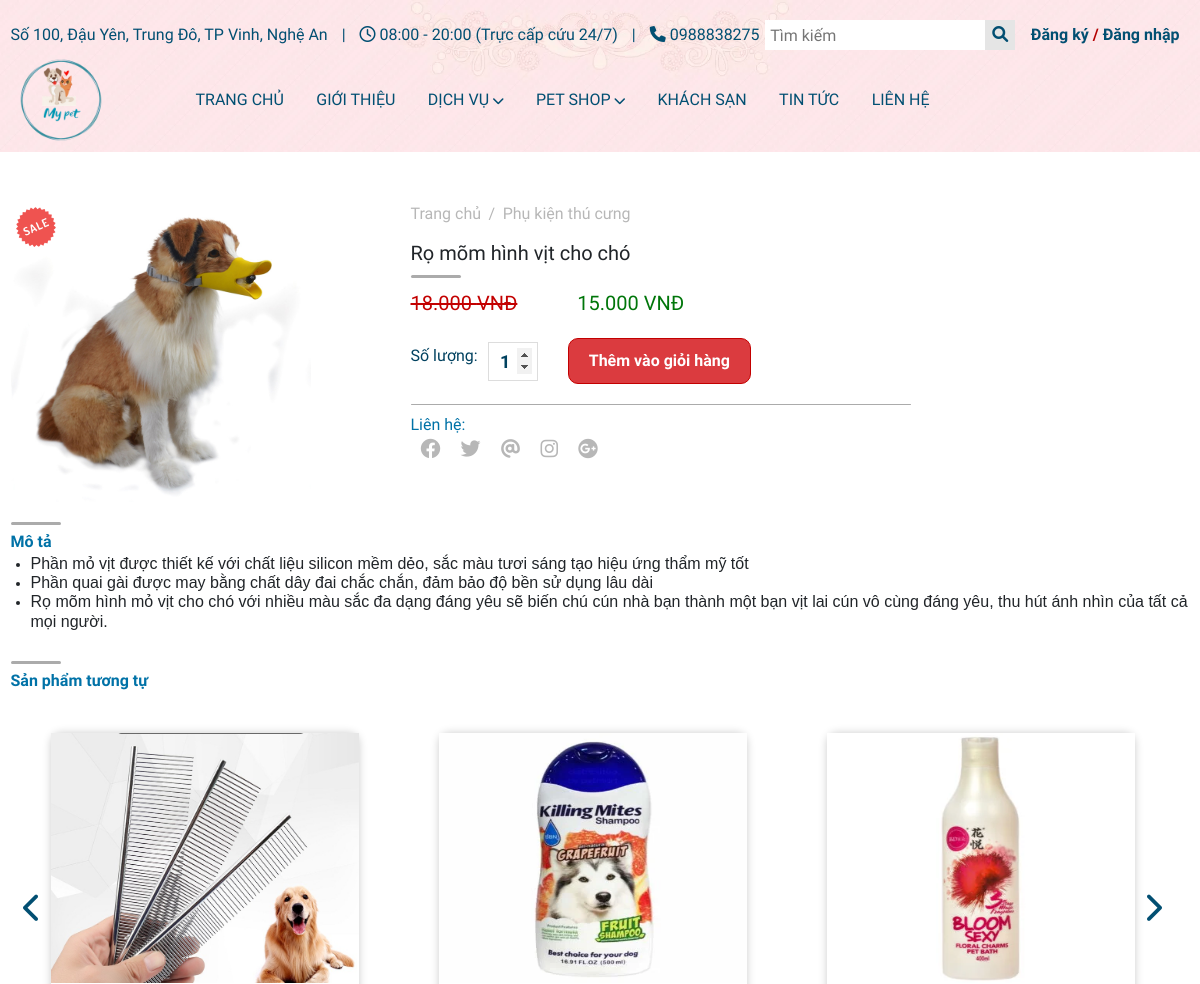
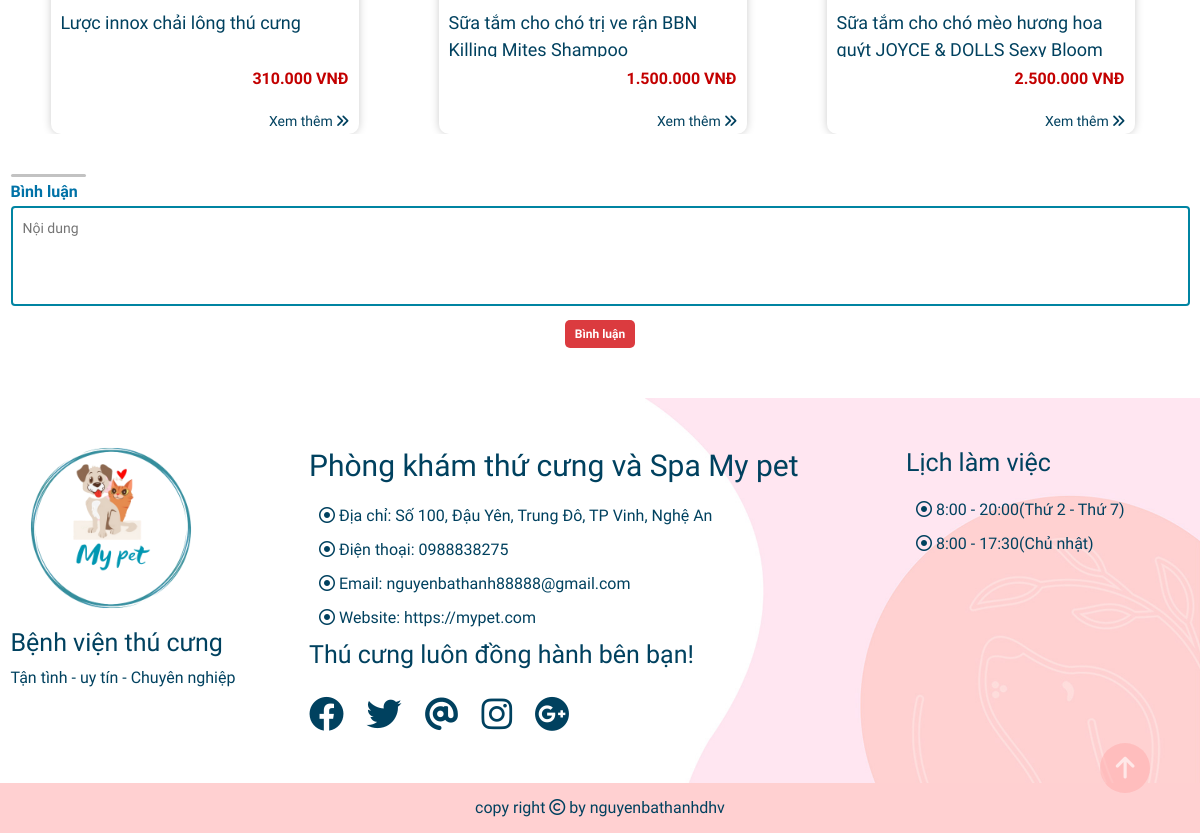
/detail.php?id_shop=7, run on the app's committed database (2 pictures, top to bottom).
### tables this page shows
CREATE TABLE `shop` (
  `id_shop` int(11) NOT NULL,
  `title` varchar(255) NOT NULL,
  `content` longtext NOT NULL,
  `price` int(11) NOT NULL,
  `promotion` int(11) NOT NULL,
  `image` varchar(255) NOT NULL,
  `id_category` int(11) NOT NULL,
  `status_shop` int(11) NOT NULL,
  `slug` varchar(255) NOT NULL
);

CREATE TABLE `category_shop` (
  `id` int(11) NOT NULL,
  `category_title` varchar(255) NOT NULL,
  `slider` varchar(255) NOT NULL,
  `status_category_shop` int(11) NOT NULL,
  `slug` varchar(255) NOT NULL
);

### detail.php (the view, shortened to what this page needs)
<?php
include './include/config.php';
if (isset($_GET['id_shop'])) {
    $id = $_GET['id_shop'];
    $sql_pet = "SELECT * FROM shop a join category_shop b on a.id_category = b.id WHERE a.id_shop = $id";
    $query_pet = $conn->prepare($sql_pet);
    $query_pet->execute();
    $result_pet = $query_pet->fetch(PDO::FETCH_OBJ);
}
$show = $result_pet->id;
$sql_shop = "SELECT * FROM shop a join category_shop b on a.id_category = b.id WHERE b.id = $show  ";
$query_shop = $conn->prepare($sql_shop);
$query_shop->execute();
$result_shop = $query_shop->fetchAll(PDO::FETCH_OBJ);
?>
<!DOCTYPE html>
<html lang="en">
<head>
    <?php
    include "./include/link-css.php";
    ?>
</head>
<body>
    <?php
    include "./include/header.php";
    ?>
    <div class="main-detail">
        <div class="container">
            <div class="detail-product">
                <div class="detail-product-img">
                    <img src="<?php echo $result_pet->image ?>" alt="image">
                </div>
                <div class="detail-product-detail">
                    <div class="detail-back-home">
                        <a href="./index.php">Trang chủ</a>
                        <span>/</span>
                        <a href="#"><?php echo $result_pet->category_title ?></a>
                    </div>
                    <h5 class="detail-title"><?php echo $result_pet->title ?></h5>
                    <div class="detail-line"></div>
                    <div class="detail-price">
                        <?php if ($result_pet->promotion > 0) { ?>
                        <p class="price price-desc"><?php echo number_format($result_pet->price, 0, ",", ".") ?> VNĐ</p>
                        <p class="promotion"><?php echo number_format($result_pet->promotion, 0, ",", ".") ?> VNĐ</p>
                        <div class="promotion-img-detail">
                            <img src="./image/sale.png" alt="sale" class="sale-promotion-detail">
                        </div>
                        <?php } else { ?>
                        <p class="promotion"><?php echo number_format($result_pet->price, 0, ",", ".") ?> VNĐ</p>
                        <?php } ?>
                    </div>
                    <div class="number-product">
                        <form action="cart.php?action=add" id="form-detail" method="POST">
                            <div class="buttons_added">
                                <p>Số lượng:</p>
                                <input class="input-qty" min="1" name="quantity[<?php echo $result_pet->id_shop ?>]"
                                    type="number" value="1">
                            </div>
                            <div class="btn-add-store">
                                <?php if (isset($_COOKIE['logins_id'])) { ?>
                                <input type="submit" value="Thêm vào giỏi hàng" name="btn-add-cart">
                                <?php } else { ?>
                                <input type="submit" disabled="disabled" value="Thêm vào giỏi hàng" name="btn-add-cart">
                                <?php } ?>
                            </div>
                        </form>
                    </div>
                    <div class="detail-line-under"></div>
                    <div class="contact-title">
                        <h5>Liên hệ:</h5>
                    </div>
                    <div class="contact-detail">
                        <a target="_blank" href="https://www.facebook.com/ThanhMBlue/" class="facebook"><i
                                class="fab fa-facebook"></i></a>
                        <a target="_blank" href="https://www.facebook.com/ThanhMBlue/" class="twitter"><i
                                class="fab fa-twitter"></i></a>
                        <a target="_blank" href="https://www.facebook.com/ThanhMBlue/" class="email"><i
                                class="fas fa-at"></i></a>
                        <a target="_blank" href="https://www.facebook.com/ThanhMBlue/" class="instargam"><i
                                class="fab fa-instagram"></i></a>
                        <a target="_blank" href="https://www.facebook.com/ThanhMBlue/" class="google"><i
                                class="fab fa-google-plus"></i></a>
                    </div>
                </div>
            </div>
            <div class="detail-content">
                <div class="line-under"></div>
                <div class="desc-title-content">Mô tả</div>
                <h5 class="detail-content-h5"><?php echo $result_pet->content ?></h5>
            </div>
        </div>
        <div class="container">
            <div class="detail-similar">
                <div class="line-under"></div>
                <div class="desc-title-content">Sản phẩm tương tự</div>
                <div class="row similer-flex">
                    <div class="row">
                        <div class="slider-show-similar-pre">
                            <?php foreach ($result_shop as $key => $value) { ?>
                            <div class="slider-show-similar">
                                <a href="detail.php?id_shop=<?php echo $value->id_shop ?>" class="img-similar"><img
                                        src="<?php echo $value->image ?>" alt="image"></a>
                                <div class="slider-show-similar-under">
                                    <a href="detail.php?id_shop=<?php echo $value->id_shop ?>"
                                        class="title-similar"><?php echo $value->title ?></a>
                                    <div class="price-similar">
                                        <?php if ($value->promotion > 0) { ?>
                                        <p class="price price-desc">
                                            <?php echo number_format($value->price, 0, ",", ".") . ' VNĐ' ?></p>
                                        <p class="promotion-desc promotion-desc1">
                                            <?php echo number_format($value->promotion, 0, ",", ".") . ' VNĐ' ?></p>
                                        <div class="promotion-img-detail-under">
                                            <img src="./image/sale.png" alt="sale" class="sale-promotion-detail">
                                        </div>
                                        <?php } else { ?>
                                        <p class="promotion">
                                            <?php echo number_format($value->price, 0, ",", ".") . ' VNĐ' ?></p>
                                        <?php } ?>
                                    </div>
                                    <div class="buy-similar buy-similar1">
                                        <div class="more">
                                            <a href="detail.php?id_shop=<?php echo $value->id_shop ?>">
                                                <p>Xem thêm <i class="fas fa-angle-double-right"></i></p>
                                            </a>
                                        </div>
                                    </div>
                                </div>
                            </div>
                            <?php } ?>
                        </div>
                    </div>
                </div>
            </div>
        </div>
        <div class="container">
            <div class="comment-detail">
                <div class="line-comment"></div>
                <h5>Bình luận</h5>
                <form action="" method="POST" id="form-comment">
                    <div class="group-comment">
                        <textarea class="comment-text" placeholder="Nội dung" name="content_comment" id="comment-text"
                            cols="30" rows="10"></textarea>
                    </div>
                    <div class="button-comment">
                        <input type="submit" name="btn-comment" value="Bình luận" id="btn-comment" class="btn-comment">
                    </div>
                </form>
            </div>
        </div>
    </div>
    <?php
    include "./include/footer.php";
    ?>
</body>
</html>

### data on the page
shop: image (picture), id_category.category_title "Phụ kiện thú cưng", title "Rọ mõm hình vịt cho chó", price "18.000", promotion "15.000", content "Phần mỏ vịt được thiết kế với chất liệu silicon mềm dẻo, sắc màu tươi sáng tạo hiệu ứng thẩm mỹ tốt Phần quai gài được may bằng chất dây đai chắc chắn, đảm bảo độ bền sử dụng lâu dài Rọ mõm hình mỏ vịt cho chó với nhiều màu sắc đa dạng đáng yêu sẽ biến chú cún nhà bạn thành một bạn vịt lai cún vô cùng đáng yêu, thu hút ánh nhìn của tất cả mọi người."
shop: image (picture), title "Lược innox chải lông thú cưng", price "310.000"
shop: image (picture), title "Sữa tắm cho chó trị ve rận BBN Killing Mites Shampoo", price "1.500.000"
shop: image (picture), title "Sữa tắm cho chó mèo hương hoa quýt JOYCE & DOLLS Sexy Bloom", price "2.500.000"
